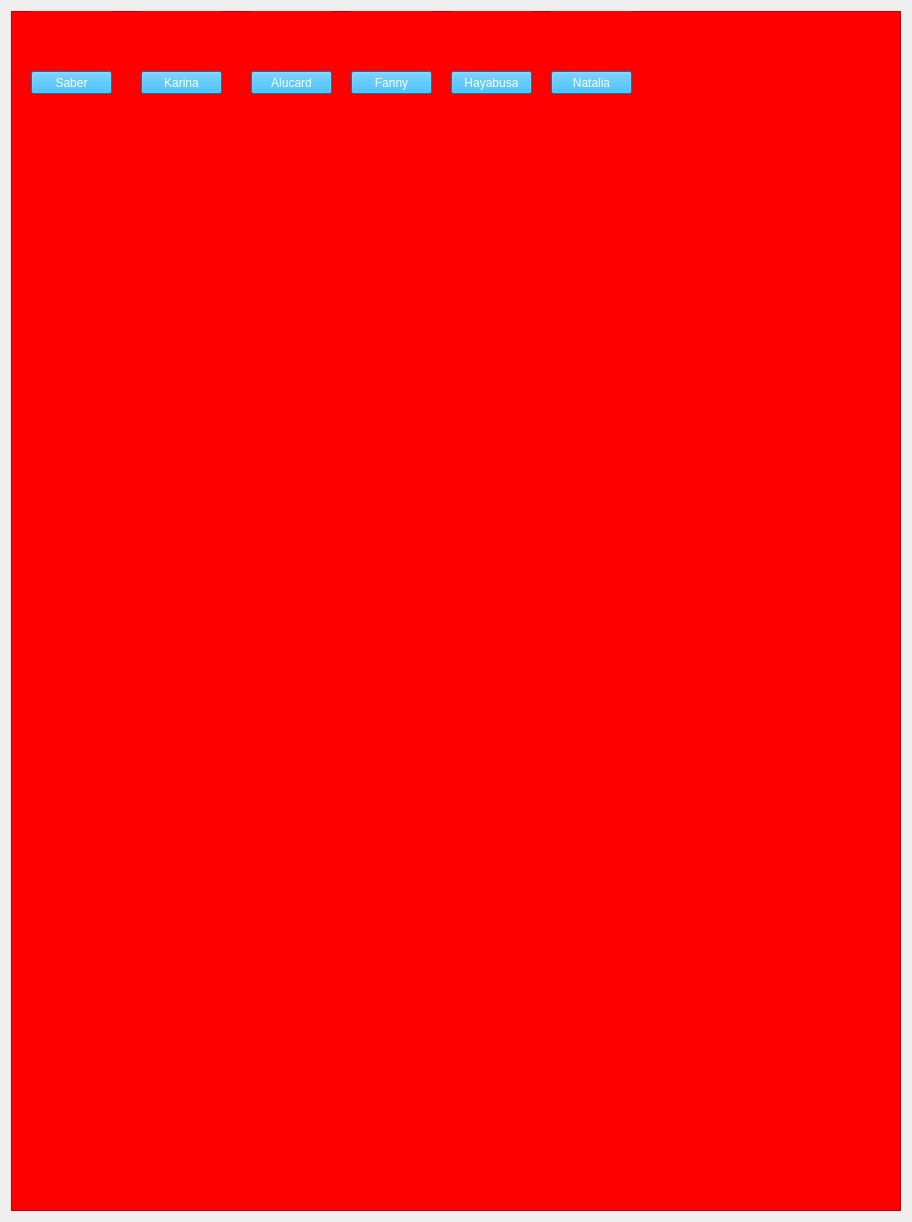
       <widget class="QWidget" name="scrollAreaWidgetContents">
        <property name="geometry">
         <rect>
          <x>0</x>
          <y>0</y>
          <width>912</width>
          <height>1218</height>
         </rect>
        </property>
        <property name="styleSheet">
         <string notr="true">QScrollBar:vertical{
border: none;
background-color: rgb(59,59,90);
width:14px;
margin: 15 px 0 15px 0;
border-radius: 0px;
}</string>
        </property>
        <layout class="QVBoxLayout" name="verticalLayout_2">
         <item>
          <widget class="QFrame" name="frame">
           <property name="minimumSize">
            <size>
             <width>0</width>
             <height>1200</height>
            </size>
           </property>
           <property name="styleSheet">
            <string notr="true">background-color: rgb(255, 0, 0);</string>
           </property>
           <property name="frameShape">
            <enum>QFrame::StyledPanel</enum>
           </property>
           <property name="frameShadow">
            <enum>QFrame::Raised</enum>
           </property>
           <widget class="QPushButton" name="Saber">
            <property name="geometry">
             <rect>
              <x>20</x>
              <y>60</y>
              <width>81</width>
              <height>23</height>
             </rect>
            </property>
            <property name="accessibleName">
             <string comment="Saber"/>
            </property>
            <property name="styleSheet">
             <string notr="true">background-color: rgb(0, 170, 255);
color: rgb(255, 255, 255);</string>
            </property>
            <property name="text">
             <string>Saber</string>
            </property>
            <property name="checkable">
             <bool>true</bool>
            </property>
            <property name="autoExclusive">
             <bool>true</bool>
            </property>
           </widget>
           <widget class="QLabel" name="label_9">
            <property name="geometry">
             <rect>
              <x>20</x>
              <y>0</y>
              <width>81</width>
              <height>51</height>
             </rect>
            </property>
            <property name="text">
             <string/>
            </property>
            <property name="pixmap">
             <pixmap resource="resources.qrc">:/imglib/Saber.png</pixmap>
            </property>
            <property name="scaledContents">
             <bool>true</bool>
            </property>
           </widget>
           <widget class="QPushButton" name="Karina">
            <property name="geometry">
             <rect>
              <x>130</x>
              <y>60</y>
              <width>81</width>
              <height>23</height>
             </rect>
            </property>
            <property name="styleSheet">
             <string notr="true">background-color: rgb(0, 170, 255);
color: rgb(255, 255, 255);</string>
            </property>
            <property name="text">
             <string>Karina</string>
            </property>
            <property name="checkable">
             <bool>true</bool>
            </property>
            <property name="autoExclusive">
             <bool>true</bool>
            </property>
           </widget>
           <widget class="QPushButton" name="Alucard">
            <property name="geometry">
             <rect>
              <x>240</x>
              <y>60</y>
              <width>81</width>
              <height>23</height>
             </rect>
            </property>
            <property name="styleSheet">
             <string notr="true">background-color: rgb(0, 170, 255);
color: rgb(255, 255, 255);</string>
            </property>
            <property name="text">
             <string>Alucard</string>
            </property>
            <property name="checkable">
             <bool>true</bool>
            </property>
            <property name="autoExclusive">
             <bool>true</bool>
            </property>
           </widget>
           <widget class="QPushButton" name="Hayabusa">
            <property name="geometry">
             <rect>
              <x>440</x>
              <y>60</y>
              <width>81</width>
              <height>23</height>
             </rect>
            </property>
            <property name="styleSheet">
             <string notr="true">background-color: rgb(0, 170, 255);
color: rgb(255, 255, 255);</string>
            </property>
            <property name="text">
             <string>Hayabusa</string>
            </property>
            <property name="checkable">
             <bool>true</bool>
            </property>
            <property name="autoExclusive">
             <bool>true</bool>
            </property>
           </widget>
           <widget class="QPushButton" name="Fanny">
            <property name="geometry">
             <rect>
              <x>340</x>
              <y>60</y>
              <width>81</width>
              <height>23</height>
             </rect>
            </property>
            <property name="styleSheet">
             <string notr="true">background-color: rgb(0, 170, 255);
color: rgb(255, 255, 255);</string>
            </property>
            <property name="text">
             <string>Fanny</string>
            </property>
            <property name="checkable">
             <bool>true</bool>
            </property>
            <property name="autoExclusive">
             <bool>true</bool>
            </property>
           </widget>
           <widget class="QPushButton" name="Natalia">
            <property name="geometry">
             <rect>
              <x>540</x>
              <y>60</y>
              <width>81</width>
              <height>23</height>
             </rect>
            </property>
            <property name="styleSheet">
             <string notr="true">background-color: rgb(0, 170, 255);
color: rgb(255, 255, 255);</string>
            </property>
            <property name="text">
             <string>Natalia</string>
            </property>
            <property name="checkable">
             <bool>false</bool>
            </property>
           </widget>
           <widget class="QLabel" name="label_10">
            <property name="geometry">
             <rect>
              <x>130</x>
              <y>0</y>
              <width>81</width>
              <height>51</height>
             </rect>
            </property>
            <property name="text">
             <string/>
            </property>
            <property name="pixmap">
             <pixmap resource="resources.qrc">:/imglib/Karina.jpg</pixmap>
            </property>
            <property name="scaledContents">
             <bool>true</bool>
            </property>
           </widget>
           <widget class="QLabel" name="label_11">
            <property name="geometry">
             <rect>
              <x>240</x>
              <y>0</y>
              <width>81</width>
              <height>51</height>
             </rect>
            </property>
            <property name="text">
             <string/>
            </property>
            <property name="pixmap">
             <pixmap resource="resources.qrc">:/imglib/Alucard.jpg</pixmap>
            </property>
            <property name="scaledContents">
             <bool>true</bool>
            </property>
           </widget>
           <widget class="QLabel" name="label_12">
            <property name="geometry">
             <rect>
              <x>340</x>
              <y>0</y>
              <width>81</width>
              <height>51</height>
             </rect>
            </property>
            <property name="text">
             <string/>
            </property>
            <property name="pixmap">
             <pixmap resource="resources.qrc">:/imglib/fanny.png</pixmap>
            </property>
            <property name="scaledContents">
             <bool>true</bool>
            </property>
           </widget>
           <widget class="QLabel" name="label_13">
            <property name="geometry">
             <rect>
              <x>440</x>
              <y>0</y>
              <width>81</width>
              <height>51</height>
             </rect>
            </property>
            <property name="text">
             <string/>
            </property>
            <property name="pixmap">
             <pixmap resource="resources.qrc">:/imglib/Hayabusa.webp</pixmap>
            </property>
            <property name="scaledContents">
             <bool>true</bool>
            </property>
           </widget>
           <widget class="QLabel" name="label_14">
            <property name="geometry">
             <rect>
              <x>540</x>
              <y>0</y>
              <width>81</width>
              <height>51</height>
             </rect>
            </property>
            <property name="text">
             <string/>
            </property>
            <property name="pixmap">
             <pixmap resource="resources.qrc">:/imglib/natalia.webp</pixmap>
            </property>
            <property name="scaledContents">
             <bool>true</bool>
            </property>
           </widget>
          </widget>
         </item>
        </layout>
       </widget>
